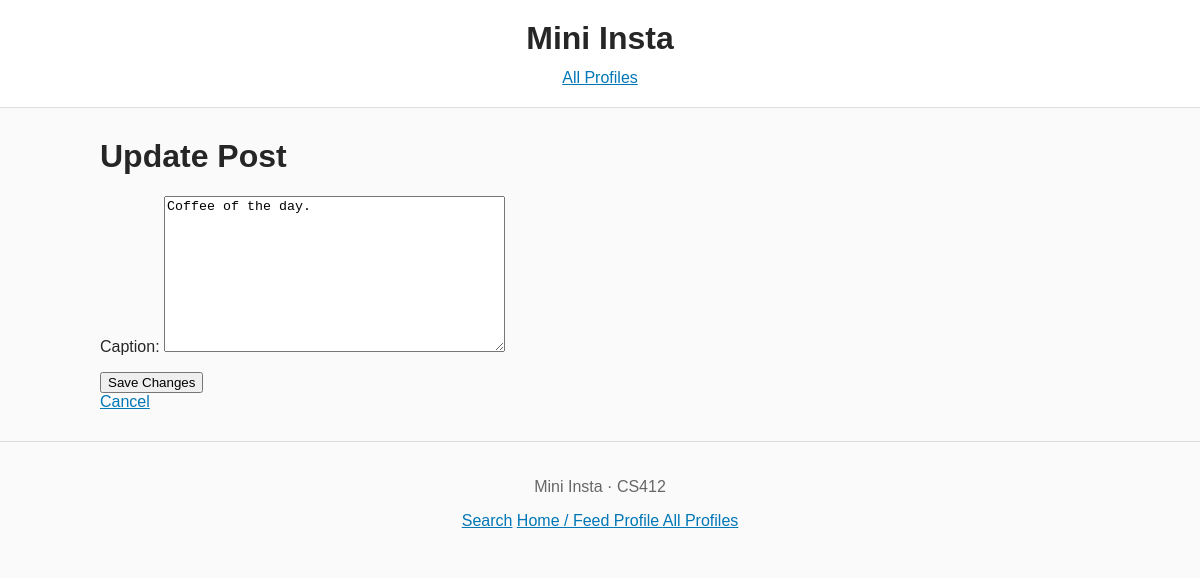
The page /mini_insta/post/1/update on the database as committed earlier.
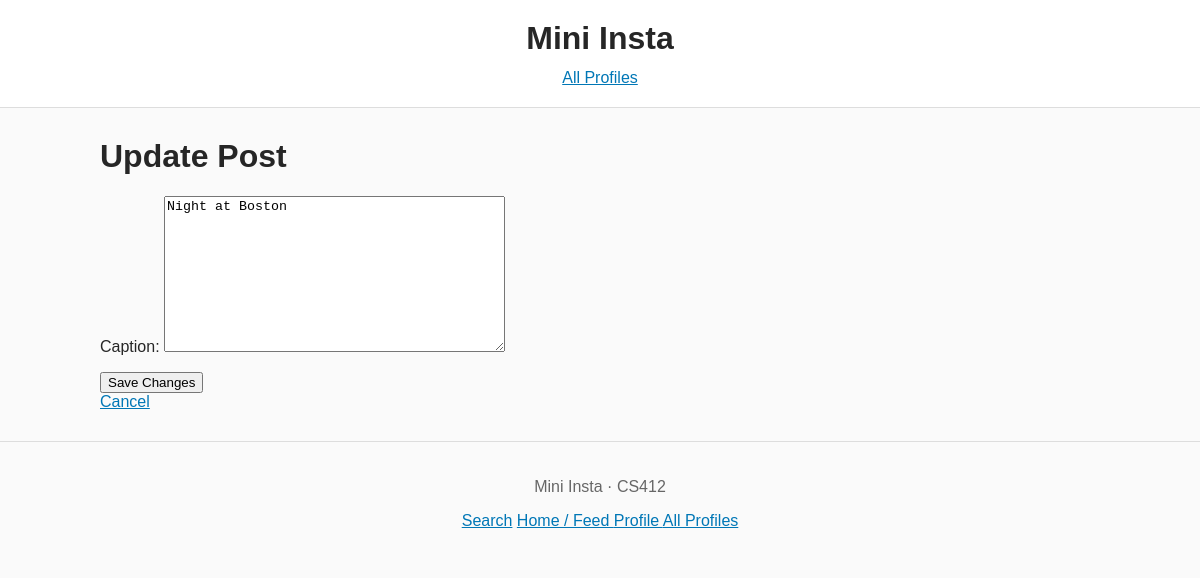
The same page on the database as committed later.
### mini_insta/models.py (models this page shows, shortened)
class Post(models.Model):
    profile = models.ForeignKey(Profile, on_delete=models.CASCADE)
    timestamp = models.DateTimeField(auto_now_add=True)
    caption = models.TextField(blank=True)

### mini_insta/views.py (the view)
# urls.py: path('post/<int:pk>/update', UpdatePostView.as_view(), name='update_post'),
class UpdatePostView(UpdateView):
    model = Post
    form_class = UpdatePostForm
    template_name = 'mini_insta/update_post_form.html'
    context_object_name = 'post'

### mini_insta/forms.py
class UpdatePostForm(forms.ModelForm):
    class Meta:
        model = Post
        fields = ['caption']

### mini_insta/templates/mini_insta/update_post_form.html (shortened to what this page needs)
{% extends "mini_insta/base.html" %}
{% block content %}
<h1>Update Post</h1>
<form method="POST">
    {{ form.as_p }}
    <button type="submit">Save Changes</button>
</form>
<a href="{% url 'mini_insta:show_post' post.pk %}">
    Cancel
</a>
{% endblock %}

### mini_insta/templates/mini_insta/base.html (shortened to what this page needs)
{% load static %}
<!DOCTYPE html>
<html lang="en">
<head>
    <link rel="stylesheet" href="{% static 'mini_insta/style.css' %}">
</head>
<body>
    <header>
        <h1>Mini Insta</h1>
        <nav>
            <a href="{% url 'mini_insta:show_all_profiles' %}">All Profiles</a>
        </nav>
    </header>
    <main>
        {% block content %}
        {% endblock %}
    </main>
    <footer>
    <p>Mini Insta · CS412</p>
    {% if profile %}
        <a href="{% url 'mini_insta:search' profile.pk %}">Search</a>
        <a href="{% url 'mini_insta:show_feed' profile.pk %}">
            Home / Feed
        </a>
        <a href="{% url 'mini_insta:create_post' profile.pk %}">
            Create Post
        </a>
        <a href="{% url 'mini_insta:show_profile' profile.pk %}">
            Profile
        </a>
    {% elif post %}
        <a href="{% url 'mini_insta:search' post.profile.pk %}">Search</a>
        <a href="{% url 'mini_insta:show_feed' post.profile.pk %}">
            Home / Feed
        </a>
        <a href="{% url 'mini_insta:show_profile' post.profile.pk %}">
            Profile
        </a>
    {% endif %}
    <a href="{% url 'mini_insta:show_all_profiles' %}">
        All Profiles
    </a>
</footer>
</body>
</html>

### static/mini_insta/style.css (style rules this page uses)
body { margin: 0; font-family: Arial, sans-serif; background-color: #fafafa; color: #262626; }
header { background-color: white; border-bottom: 1px solid #ddd; padding: 20px; text-align: center; }
header h1 { margin: 0 0 12px; }
a { color: #0077b6; }
main { max-width: 1000px; margin: 30px auto; padding: 0 20px; }
footer { border-top: 1px solid #ddd; padding: 20px; text-align: center; color: #666; }

Rows that differ between the two databases and show on the page:
changed Post: caption "Coffee of the day." → "Night at Boston"
